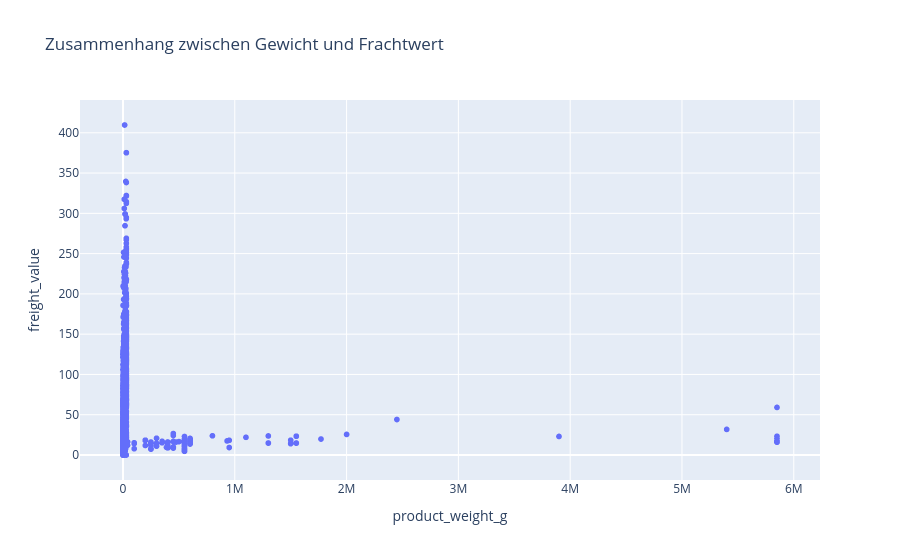

Notebook code cell kept with this figure:
### Code cell
px.scatter(items_merge, x="product_weight_g", y="freight_value", title="Zusammenhang zwischen Gewicht und Frachtwert")

### Figure 1 — Plotly figure (JSON) as saved in the notebook; plotly's stock layout.template omitted (floating-point values rounded to 4 significant figures; data arrays with more than 128 entries replaced by an {"elided": "..."} marker saying what was removed)
{"data": [{"hovertemplate": "product_weight_g=%{x}<br>freight_value=%{y}<extra></extra>", "legendgroup": "", "marker": {"color": "#636efa", "symbol": "circle"}, "mode": "markers", "name": "", "showlegend": false, "type": "scattergl", "x": {"elided": "112650 float values"}, "xaxis": "x", "y": {"elided": "112650 float values"}, "yaxis": "y"}], "layout": {"legend": {"tracegroupgap": 0}, "title": {"text": "Zusammenhang zwischen Gewicht und Frachtwert"}, "xaxis": {"anchor": "y", "domain": [0, 1], "title": {"text": "product_weight_g"}}, "yaxis": {"anchor": "x", "domain": [0, 1], "title": {"text": "freight_value"}}}}
